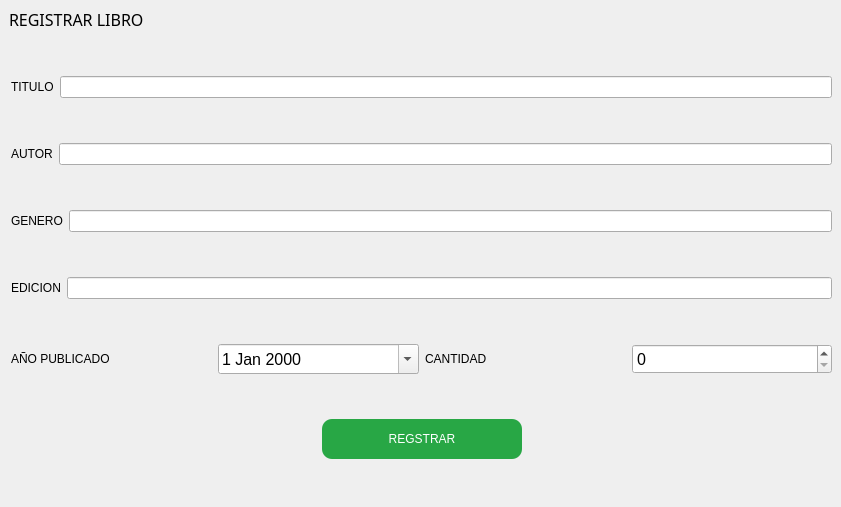
           <widget class="QWidget" name="R_L_2">
            <widget class="QLabel" name="label_15">
             <property name="geometry">
              <rect>
               <x>9</x>
               <y>9</y>
               <width>300</width>
               <height>20</height>
              </rect>
             </property>
             <property name="maximumSize">
              <size>
               <width>300</width>
               <height>20</height>
              </size>
             </property>
             <property name="font">
              <font>
               <family>Arial Black</family>
               <pointsize>12</pointsize>
               <weight>10</weight>
               <italic>false</italic>
               <bold>false</bold>
              </font>
             </property>
             <property name="text">
              <string>REGISTRAR LIBRO</string>
             </property>
            </widget>
            <widget class="QWidget" name="layoutWidget">
             <property name="geometry">
              <rect>
               <x>11</x>
               <y>37</y>
               <width>821</width>
               <height>461</height>
              </rect>
             </property>
             <layout class="QVBoxLayout" name="verticalLayout_7">
              <item>
               <layout class="QHBoxLayout" name="horizontalLayout_6">
                <item>
                 <widget class="QLabel" name="label_16">
                  <property name="text">
                   <string>TITULO</string>
                  </property>
                 </widget>
                </item>
                <item>
                 <widget class="QLineEdit" name="lineEdit_10"/>
                </item>
               </layout>
              </item>
              <item>
               <layout class="QHBoxLayout" name="horizontalLayout_29">
                <item>
                 <widget class="QLabel" name="label_17">
                  <property name="text">
                   <string>AUTOR</string>
                  </property>
                 </widget>
                </item>
                <item>
                 <widget class="QLineEdit" name="lineEdit_13"/>
                </item>
               </layout>
              </item>
              <item>
               <layout class="QHBoxLayout" name="horizontalLayout_30">
                <item>
                 <widget class="QLabel" name="label_18">
                  <property name="text">
                   <string>GENERO</string>
                  </property>
                 </widget>
                </item>
                <item>
                 <widget class="QLineEdit" name="lineEdit_14"/>
                </item>
               </layout>
              </item>
              <item>
               <layout class="QHBoxLayout" name="horizontalLayout_31">
                <item>
                 <widget class="QLabel" name="label_19">
                  <property name="text">
                   <string>EDICION</string>
                  </property>
                 </widget>
                </item>
                <item>
                 <widget class="QLineEdit" name="lineEdit_15"/>
                </item>
               </layout>
              </item>
              <item>
               <layout class="QHBoxLayout" name="horizontalLayout_34">
                <item>
                 <layout class="QHBoxLayout" name="horizontalLayout_33">
                  <item>
                   <widget class="QLabel" name="label_20">
                    <property name="text">
                     <string>AÑO PUBLICADO</string>
                    </property>
                   </widget>
                  </item>
                  <item>
                   <widget class="QDateEdit" name="dateEdit_2">
                    <property name="minimumSize">
                     <size>
                      <width>200</width>
                      <height>30</height>
                     </size>
                    </property>
                    <property name="font">
                     <font>
                      <family>Arial</family>
                      <pointsize>12</pointsize>
                      <weight>9</weight>
                      <italic>false</italic>
                      <bold>false</bold>
                     </font>
                    </property>
                    <property name="calendarPopup">
                     <bool>true</bool>
                    </property>
                   </widget>
                  </item>
                 </layout>
                </item>
                <item>
                 <layout class="QHBoxLayout" name="horizontalLayout_32">
                  <item>
                   <widget class="QLabel" name="label_21">
                    <property name="text">
                     <string>CANTIDAD</string>
                    </property>
                   </widget>
                  </item>
                  <item>
                   <widget class="QSpinBox" name="spinBox">
                    <property name="minimumSize">
                     <size>
                      <width>0</width>
                      <height>30</height>
                     </size>
                    </property>
                    <property name="font">
                     <font>
                      <family>Arial</family>
                      <pointsize>12</pointsize>
                      <weight>9</weight>
                      <italic>false</italic>
                      <bold>false</bold>
                     </font>
                    </property>
                   </widget>
                  </item>
                 </layout>
                </item>
               </layout>
              </item>
              <item>
               <layout class="QHBoxLayout" name="horizontalLayout_8">
                <item>
                 <spacer name="horizontalSpacer_5">
                  <property name="orientation">
                   <enum>Qt::Horizontal</enum>
                  </property>
                  <property name="sizeHint" stdset="0">
                   <size>
                    <width>100</width>
                    <height>20</height>
                   </size>
                  </property>
                 </spacer>
                </item>
                <item>
                 <widget class="QPushButton" name="btn_reg_libros">
                  <property name="minimumSize">
                   <size>
                    <width>200</width>
                    <height>40</height>
                   </size>
                  </property>
                  <property name="maximumSize">
                   <size>
                    <width>200</width>
                    <height>40</height>
                   </size>
                  </property>
                  <property name="styleSheet">
                   <string notr="true">QPushButton {
    background-color: rgb(40, 167, 69); /* Verde */
    border-radius: 10px;
    color: white;
    font: 60 9pt &quot;Arial Black&quot;;
    padding: 5px 10px;
}

QPushButton:hover {
    background-color: rgb(72, 201, 91); /* Verde más claro */
    color: white;
}</string>
                  </property>
                  <property name="text">
                   <string>REGSTRAR</string>
                  </property>
                 </widget>
                </item>
                <item>
                 <spacer name="horizontalSpacer_6">
                  <property name="orientation">
                   <enum>Qt::Horizontal</enum>
                  </property>
                  <property name="sizeHint" stdset="0">
                   <size>
                    <width>100</width>
                    <height>20</height>
                   </size>
                  </property>
                 </spacer>
                </item>
               </layout>
              </item>
             </layout>
            </widget>
           </widget>
